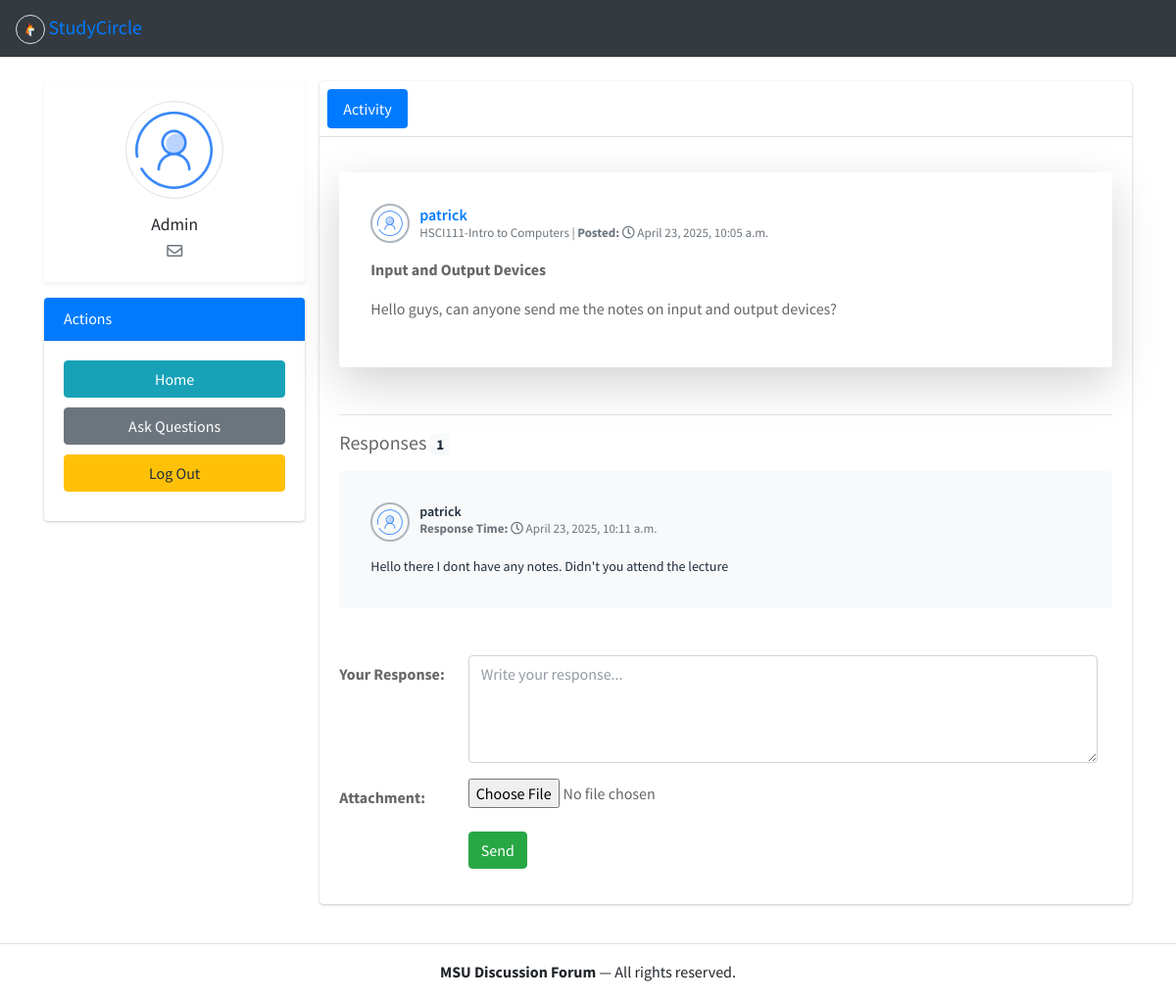
Page /question/2 (signed in) on the earlier database version.
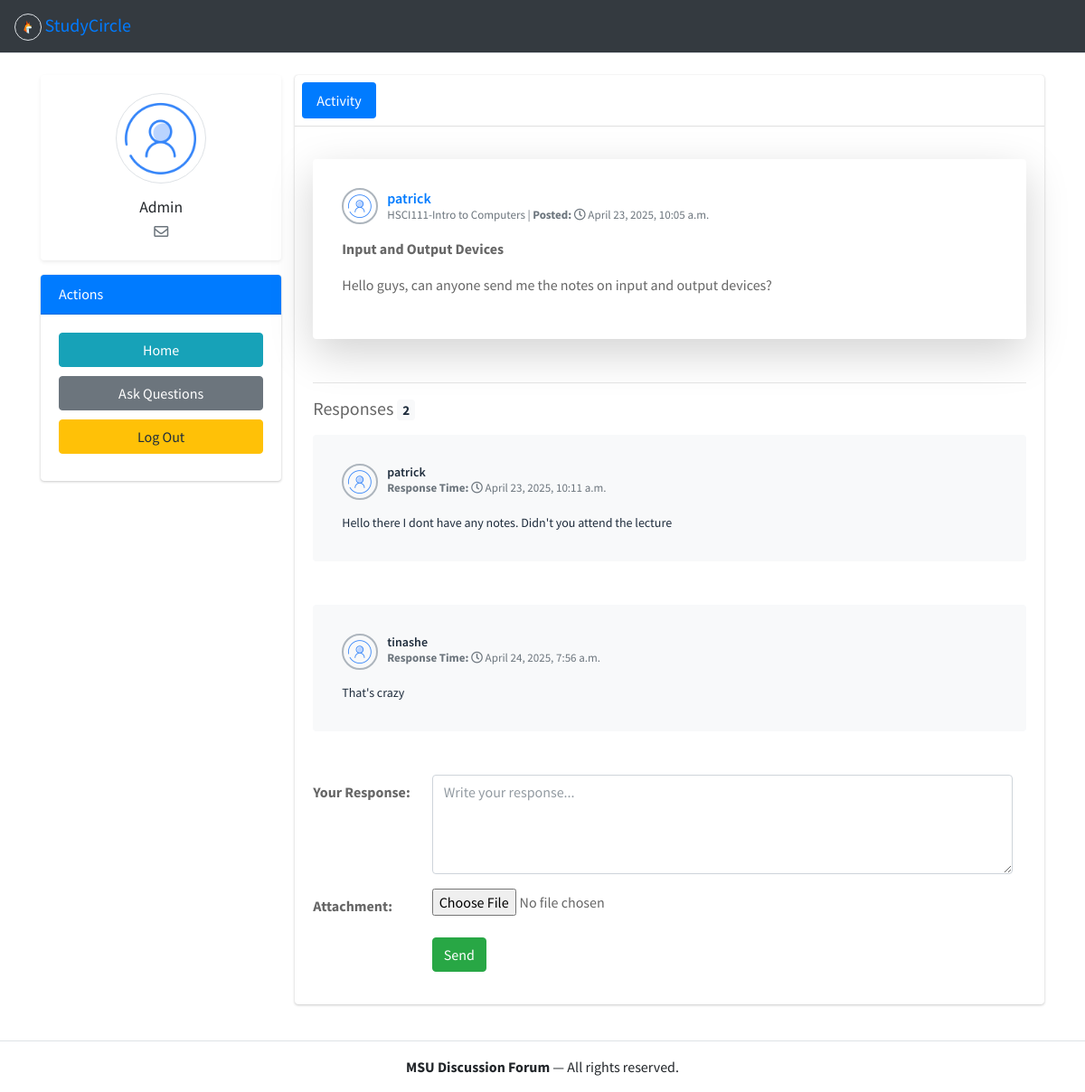
Same page on the later database version.
### user/models.py (models this page shows, shortened)
class Question(models.Model):
    author = models.ForeignKey(User, null=True, on_delete = models.CASCADE)
    title = models.CharField(max_length = 300,null=False)
    subject = models.ForeignKey(Subject,null=False ,on_delete=models.CASCADE)
    body = models.TextField(null=True)
    created_at = models.DateTimeField(auto_now_add = True)
    updated_at = models.DateTimeField(auto_now = True)
    def get_responses(self):
        return self.responses.filter(parent=None)

class Response(models.Model):
    user = models.ForeignKey(User, null=False, on_delete = models.CASCADE)
    question = models.ForeignKey(Question, null=False, on_delete = models.CASCADE, related_name = 'responses')
    parent = models.ForeignKey('self', null=True, blank = True, on_delete = models.CASCADE)
    body = models.TextField(null = False)
    pdf = models.FileField( upload_to='media',blank=True)
    created_at = models.DateTimeField(auto_now_add = True)
    updated_at = models.DateTimeField(auto_now = True)

class Subject(models.Model):
    code = models.CharField(max_length=7,null=False, unique=True)
    name = models.CharField(max_length=100, null=False, unique=True)
    def __str__(self):
        return f'{self.code}-{self.name}'

### user/views.py (the view, shortened to what this page needs)
# urls.py: path('question/<int:id>', views.questionpage, name ='responses'),
@login_required(login_url = 'login.html')
def questionpage(request, id):
    response_form = NewResponseForm()
    question = Question.objects.get(id = id)
    context = {
        'question' : question,
        'response_form' : response_form,
        'title':'StudyCircle | Responses'
    }
    return render(request, 'responses.html', context)

### user/forms.py
class NewResponseForm(forms.ModelForm):
    class Meta:
        model = Response
        fields = ['body', 'pdf']
        widgets = {
            'body': forms.Textarea(attrs={
                'class': 'form-control',
                'placeholder': 'Write your response...',
                'rows': 4,
            }),
            'pdf': forms.ClearableFileInput(attrs={
                'class': 'form-control',
            }),
        }

### templates/responses.html (shortened to what the changed rows need)
{% extends "components/base.html" %}
{% load static %}
{% block content %}
    <div class="wrapper">
        <div class="container my-4">
            <section class="content">
                <div class="container-fluid">
                    <div class="row">
                        <div class="col-md-9">
                            <div class="card">
                                <div class="card-body">
                                    <div class="tab-content">
                                        <div class="tab-pane active" id="activity">
                                            <div class="post">
                                                <div class="card my-3 shadow-lg p-3 mb-5 bg-body rounded">
                                                    <div class="card-body p-3">
                                                        <div class="user-block">
                                                            <img class="img-circle img-bordered-sm" src="{% static 'images/user-286.png' %}" alt="user image">
                                                            <span class="username"><a href="#">{{ question.author.username }}</a></span>
                                                            <span class="description">{{ question.subject }} | <strong>Posted:</strong> <i class="far fa-clock"></i> {{ question.created_at }}</span>
                                                        </div>
                                                        <p><strong>{{ question.title }}</strong></p>
                                                        <p>{{ question.body }}</p>
                                                    </div>
                                                </div>
                                                <div class="responses-container">
                                                    <h5 class="responses-container-heading">
                                                        Responses
                                                        <span class="badge bg-light text-dark">{{ question.get_responses.count }}</span>
                                                    </h5>
                                                    {% if not question.responses.all %}
                                                    <div class="alert alert-secondary d-flex align-items-center mt-3" role="alert">
                                                        <i class="far fa-frown me-2"></i> <strong>No responses yet</strong>
                                                    </div>
                                                    {% else %}
                                                    {% for response in question.get_responses %}
                                                    <div class="card my-3 shadow-none p-3 mb-5 bg-light rounded">
                                                        <div class="card-body p-3">
                                                            <div class="user-block">
                                                                <img class="img-circle img-bordered-sm me-2" src="{% static 'images/user-286.png' %}" alt="user image" width="32" height="32">
                                                                <span class="username d-block mb-0 fw-semibold" style="font-size: 14px;">{{ response.user.username }}</span>
                                                                <span class="description text-muted" style="font-size: 13px;">
                                                                    <strong>Response Time:</strong> <i class="far fa-clock"></i> {{ response.updated_at }}
                                                                </span>
                                                            </div>
                                                            <p class="mt-2 mb-0" style="font-size: 14px;">{{ response.body }}</p>
                                                        </div>
                                                    </div>
                                                    {% endfor %}
                                                    {% endif %}
                                                </div>
                                            </div>
                                        </div>
                                    </div>
                                </div>
                            </div>
                        </div>
                    </div>
                </div>
            </section>
        </div>
{% endblock %}

Differences in the rows shown:
computed for Question "Input and Output Devices": get_responses.count "1" → "2"
added Response: user.username "tinashe", updated_at "April 24, 2025, 7:56 a.m.", body "That's crazy"
